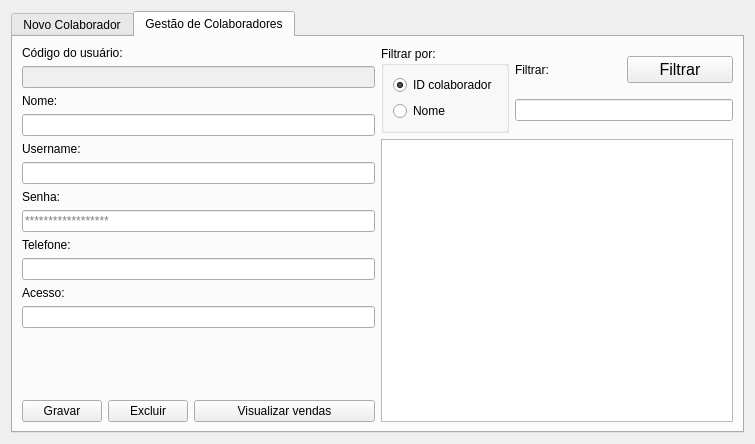
<?xml version="1.0" encoding="UTF-8"?>
<ui version="4.0">
 <class>Fm_Gcolab</class>
 <widget class="QDialog" name="Fm_Gcolab">
  <property name="geometry">
   <rect>
    <x>0</x>
    <y>0</y>
    <width>755</width>
    <height>444</height>
   </rect>
  </property>
  <property name="minimumSize">
   <size>
    <width>550</width>
    <height>0</height>
   </size>
  </property>
  <property name="windowTitle">
   <string>Dialog</string>
  </property>
  <layout class="QVBoxLayout" name="verticalLayout_7">
   <item>
    <widget class="QTabWidget" name="tabWidget">
     <property name="currentIndex">
      <number>1</number>
     </property>
     <widget class="QWidget" name="tab_add">
      <attribute name="title">
       <string>Novo Colaborador</string>
      </attribute>
      <layout class="QVBoxLayout" name="verticalLayout_6">
       <item>
        <layout class="QHBoxLayout" name="horizontalLayout">
         <item>
          <layout class="QVBoxLayout" name="verticalLayout_2">
           <item>
            <widget class="QLabel" name="label_2">
             <property name="text">
              <string>Nome:</string>
             </property>
            </widget>
           </item>
           <item>
            <widget class="QLineEdit" name="Txt_Cnome"/>
           </item>
          </layout>
         </item>
         <item>
          <layout class="QVBoxLayout" name="verticalLayout">
           <item>
            <widget class="QLabel" name="label">
             <property name="text">
              <string>Username:</string>
             </property>
            </widget>
           </item>
           <item>
            <widget class="QLineEdit" name="Txt_Cusername"/>
           </item>
          </layout>
         </item>
         <item>
          <layout class="QVBoxLayout" name="verticalLayout_3">
           <item>
            <widget class="QLabel" name="label_3">
             <property name="text">
              <string>Telefone:</string>
             </property>
            </widget>
           </item>
           <item>
            <widget class="QLineEdit" name="Txt_Cphone">
             <property name="placeholderText">
              <string>(##)#####-####</string>
             </property>
            </widget>
           </item>
          </layout>
         </item>
        </layout>
       </item>
       <item>
        <spacer name="verticalSpacer_2">
         <property name="orientation">
          <enum>Qt::Vertical</enum>
         </property>
         <property name="sizeType">
          <enum>QSizePolicy::Fixed</enum>
         </property>
         <property name="sizeHint" stdset="0">
          <size>
           <width>20</width>
           <height>10</height>
          </size>
         </property>
        </spacer>
       </item>
       <item>
        <layout class="QHBoxLayout" name="horizontalLayout_2">
         <item>
          <layout class="QVBoxLayout" name="verticalLayout_5">
           <item>
            <widget class="QLabel" name="label_5">
             <property name="text">
              <string>Senha:</string>
             </property>
            </widget>
           </item>
           <item>
            <widget class="QLineEdit" name="Txt_Cpassword">
             <property name="echoMode">
              <enum>QLineEdit::Password</enum>
             </property>
             <property name="placeholderText">
              <string>***********</string>
             </property>
            </widget>
           </item>
          </layout>
         </item>
         <item>
          <layout class="QVBoxLayout" name="verticalLayout_4">
           <item>
            <widget class="QLabel" name="label_4">
             <property name="text">
              <string>Tipo de Acesso</string>
             </property>
            </widget>
           </item>
           <item>
            <widget class="QComboBox" name="cb_Cacesso"/>
           </item>
          </layout>
         </item>
         <item>
          <spacer name="horizontalSpacer">
           <property name="orientation">
            <enum>Qt::Horizontal</enum>
           </property>
           <property name="sizeHint" stdset="0">
            <size>
             <width>40</width>
             <height>20</height>
            </size>
           </property>
          </spacer>
         </item>
        </layout>
       </item>
       <item>
        <spacer name="verticalSpacer">
         <property name="orientation">
          <enum>Qt::Vertical</enum>
         </property>
         <property name="sizeType">
          <enum>QSizePolicy::Expanding</enum>
         </property>
         <property name="sizeHint" stdset="0">
          <size>
           <width>20</width>
           <height>40</height>
          </size>
         </property>
        </spacer>
       </item>
       <item>
        <layout class="QHBoxLayout" name="horizontalLayout_3">
         <item>
          <widget class="QPushButton" name="Bt_Cnew">
           <property name="text">
            <string>Novo</string>
           </property>
          </widget>
         </item>
         <item>
          <widget class="QPushButton" name="Bt_Csave">
           <property name="text">
            <string>Gravar</string>
           </property>
          </widget>
         </item>
         <item>
          <widget class="QPushButton" name="BT_Ccancel">
           <property name="text">
            <string>Cancelar</string>
           </property>
          </widget>
         </item>
        </layout>
       </item>
      </layout>
     </widget>
     <widget class="QWidget" name="tab_edit">
      <attribute name="title">
       <string>Gestão de Colaboradores</string>
      </attribute>
      <layout class="QHBoxLayout" name="horizontalLayout_4">
       <item>
        <layout class="QVBoxLayout" name="verticalLayout_19">
         <item>
          <layout class="QVBoxLayout" name="verticalLayout_9">
           <item>
            <widget class="QLabel" name="label_6">
             <property name="text">
              <string>Código do usuário:</string>
             </property>
            </widget>
           </item>
           <item>
            <widget class="QLineEdit" name="Txt_GCcod">
             <property name="enabled">
              <bool>false</bool>
             </property>
            </widget>
           </item>
          </layout>
         </item>
         <item>
          <layout class="QVBoxLayout" name="verticalLayout_12">
           <item>
            <layout class="QVBoxLayout" name="verticalLayout_13">
             <item>
              <widget class="QLabel" name="label_8">
               <property name="text">
                <string>Nome:</string>
               </property>
              </widget>
             </item>
             <item>
              <widget class="QLineEdit" name="Txt_GCnome"/>
             </item>
            </layout>
           </item>
           <item>
            <layout class="QVBoxLayout" name="verticalLayout_14">
             <item>
              <widget class="QLabel" name="label_9">
               <property name="text">
                <string>Username:</string>
               </property>
              </widget>
             </item>
             <item>
              <widget class="QLineEdit" name="Txt_GCusername"/>
             </item>
            </layout>
           </item>
           <item>
            <layout class="QVBoxLayout" name="verticalLayout_15">
             <item>
              <widget class="QLabel" name="label_10">
               <property name="text">
                <string>Senha:</string>
               </property>
              </widget>
             </item>
             <item>
              <widget class="QLineEdit" name="Txt_GCpassword">
               <property name="echoMode">
                <enum>QLineEdit::Password</enum>
               </property>
               <property name="placeholderText">
                <string>******************</string>
               </property>
              </widget>
             </item>
            </layout>
           </item>
           <item>
            <layout class="QVBoxLayout" name="verticalLayout_16">
             <item>
              <widget class="QLabel" name="label_11">
               <property name="text">
                <string>Telefone:</string>
               </property>
              </widget>
             </item>
             <item>
              <widget class="QLineEdit" name="Txt_GCphone"/>
             </item>
            </layout>
           </item>
           <item>
            <layout class="QVBoxLayout" name="verticalLayout_17">
             <item>
              <widget class="QLabel" name="label_12">
               <property name="text">
                <string>Acesso:</string>
               </property>
              </widget>
             </item>
             <item>
              <widget class="QLineEdit" name="Txt_GCacesso"/>
             </item>
            </layout>
           </item>
          </layout>
         </item>
         <item>
          <layout class="QVBoxLayout" name="verticalLayout_18"/>
         </item>
         <item>
          <spacer name="verticalSpacer_3">
           <property name="orientation">
            <enum>Qt::Vertical</enum>
           </property>
           <property name="sizeHint" stdset="0">
            <size>
             <width>20</width>
             <height>40</height>
            </size>
           </property>
          </spacer>
         </item>
         <item>
          <layout class="QHBoxLayout" name="horizontalLayout_5" stretch="0,0,1">
           <item>
            <widget class="QPushButton" name="Bt_GCedit">
             <property name="text">
              <string>Gravar</string>
             </property>
            </widget>
           </item>
           <item>
            <widget class="QPushButton" name="Bt_GCexcluir">
             <property name="text">
              <string>Excluir</string>
             </property>
            </widget>
           </item>
           <item>
            <widget class="QPushButton" name="Bt_GCvendas">
             <property name="text">
              <string>Visualizar vendas</string>
             </property>
            </widget>
           </item>
          </layout>
         </item>
        </layout>
       </item>
       <item>
        <layout class="QVBoxLayout" name="verticalLayout_21">
         <item>
          <layout class="QHBoxLayout" name="horizontalLayout_6">
           <item>
            <widget class="QGroupBox" name="groupBox">
             <property name="title">
              <string>Filtrar por:</string>
             </property>
             <layout class="QVBoxLayout" name="verticalLayout_11">
              <item>
               <widget class="QRadioButton" name="Rb_GCcod">
                <property name="text">
                 <string>ID colaborador</string>
                </property>
                <property name="checked">
                 <bool>true</bool>
                </property>
               </widget>
              </item>
              <item>
               <widget class="QRadioButton" name="Rb_GCnome">
                <property name="text">
                 <string>Nome</string>
                </property>
               </widget>
              </item>
             </layout>
            </widget>
           </item>
           <item>
            <layout class="QVBoxLayout" name="verticalLayout_20">
             <item>
              <layout class="QHBoxLayout" name="horizontalLayout_7">
               <item>
                <widget class="QLabel" name="label_7">
                 <property name="text">
                  <string>Filtrar:</string>
                 </property>
                </widget>
               </item>
               <item>
                <widget class="QPushButton" name="Bt_GCfiltrar">
                 <property name="styleSheet">
                  <string notr="true">font-size:12pt;</string>
                 </property>
                 <property name="text">
                  <string>Filtrar</string>
                 </property>
                </widget>
               </item>
              </layout>
             </item>
             <item>
              <widget class="QLineEdit" name="Txt_GCfiltrar"/>
             </item>
            </layout>
           </item>
          </layout>
         </item>
         <item>
          <widget class="QTableWidget" name="TableView"/>
         </item>
        </layout>
       </item>
      </layout>
     </widget>
    </widget>
   </item>
   <item>
    <layout class="QVBoxLayout" name="verticalLayout_8"/>
   </item>
  </layout>
 </widget>
 <resources/>
 <connections/>
</ui>
